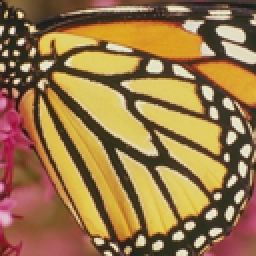
#> input picture SR/Set5/image_SRF_2/img_003_SRF_2_LR.png, 128 x 128 px (shown 2 times larger)
$ python bicubic.py
#> lines starting #> are read from the running program, lines starting #| are printed output that depends on the picture
#> further down, img is the input picture: shape (128, 128, 3); mean B, G, R 72.8, 119.2, 153
# Function: bicubic
# Author: YuYue
# Time: 10/09/2019

import numpy as np
import matplotlib.pyplot as plt
import cv2


def base_function(x, a=-0.5):
    # describe the base function sin(x)/x
    Wx = 0
    if np.abs(x)<=1:
        Wx = (a+2)*(np.abs(x)**3) - (a+3)*x**2 + 1
    elif 1<=np.abs(x)<=2:
        Wx = a*(np.abs(x)**3) - 5*a*(np.abs(x)**2) + 8*a*np.abs(x) - 4*a
    return Wx


def padding(img):
    h, w, c = img.shape
#> h = 128; w = 128; c = 3
    print(img.shape)
#| (128, 128, 3)
    pad_image = np.zeros((h+4, w+4, c))
    pad_image[2:h+2, 2:w+2] = img
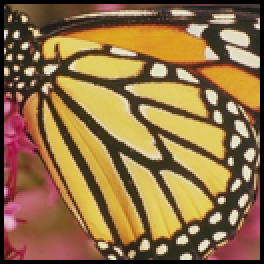
#> pad_image: shape (132, 132, 3) float64 (shown 2 times larger); mean B, G, R 68.5, 112.1, 143.9
    return pad_image


def draw_function():
    a = -0.5
    x = np.linspace(-3.0, 3.0, 100)
    y = np.zeros(len(x))
    for i in range(len(x)):
        y[i] = base_function(x[i], a)
    plt.figure("base_function")
    plt.plot(x, y)
    plt.show()


def bicubic(img, sacle, a=-0.5):
    print("Doing bicubic")
    h, w, color = img.shape
    img = padding(img)
    nh = h*sacle
#> nh = 256
    nw = h*sacle
#> nw = 256
    new_img = np.zeros((nh, nw, color))

    for c in range(color):
        for i in range(nw):
            for j in range(nh):

                px = i/sacle + 2
                py = j/sacle + 2
                px_int = int(px)
                py_int = int(py)
                u = px - px_int
                v = py - py_int

                A = np.matrix([[base_function(u+1, a)], [base_function(u, a)], [base_function(u-1, a)], [base_function(u-2, a)]])
                C = np.matrix([base_function(v+1, a), base_function(v, a), base_function(v-1, a), base_function(v-2, a)])
                B = np.matrix([[img[py_int-1, px_int-1][c], img[py_int-1, px_int][c], img[py_int-1, px_int+1][c], img[py_int-1, px_int+2][c]],
                               [img[py_int, px_int-1][c], img[py_int, px_int][c], img[py_int, px_int+1][c], img[py_int, px_int+2][c]],
                               [img[py_int+1, px_int-1][c], img[py_int+1, px_int][c], img[py_int+1, px_int+1][c], img[py_int+1, px_int+2][c]],
                               [img[py_int+2, px_int-1][c], img[py_int+2, px_int][c], img[py_int+2, px_int+1][c], img[py_int+2, px_int+2][c]]])
                new_img[j, i][c] = np.dot(np.dot(C, B), A)
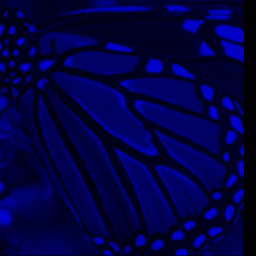
#> new_img: shape (256, 256, 3) float64; mean B, G, R 69.3, 0, 0
    return new_img

if __name__ == '__main__':

    sacle = 2
    path = "../Set5/image_SRF_2/img_003_SRF_2_LR.png"
    img = cv2.imread(path)
#> (the run stopped early here; a loop or call above may not have finished)
